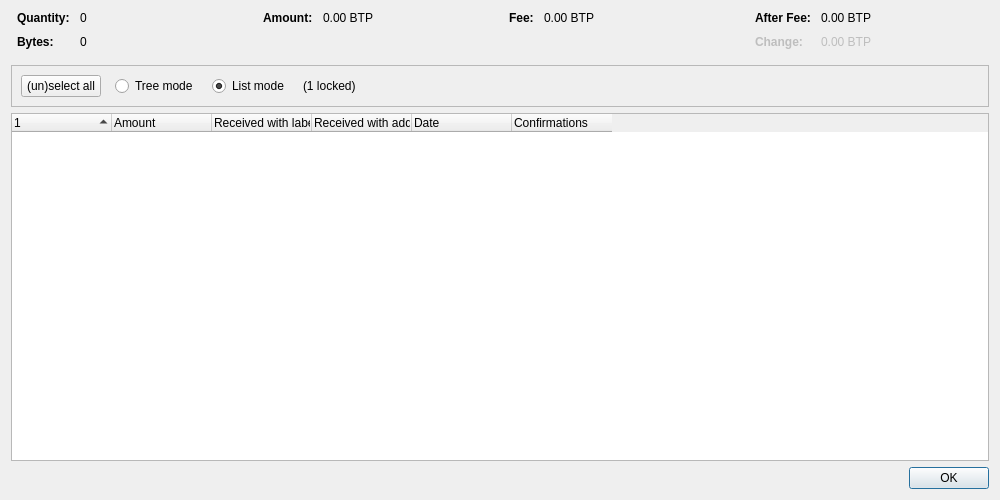
<?xml version="1.0" encoding="UTF-8"?>
<ui version="4.0">
 <class>CoinControlDialog</class>
 <widget class="QDialog" name="CoinControlDialog">
  <property name="geometry">
   <rect>
    <x>0</x>
    <y>0</y>
    <width>1000</width>
    <height>500</height>
   </rect>
  </property>
  <property name="windowTitle">
   <string>Coin Selection</string>
  </property>
  <layout class="QVBoxLayout" name="verticalLayout">
   <item>
    <layout class="QHBoxLayout" name="horizontalLayoutTop" stretch="0,0,0,0">
     <property name="topMargin">
      <number>0</number>
     </property>
     <property name="bottomMargin">
      <number>10</number>
     </property>
     <item>
      <layout class="QFormLayout" name="formLayoutCoinControl1">
       <property name="labelAlignment">
        <set>Qt::AlignLeft|Qt::AlignVCenter</set>
       </property>
       <property name="horizontalSpacing">
        <number>10</number>
       </property>
       <property name="verticalSpacing">
        <number>10</number>
       </property>
       <property name="leftMargin">
        <number>6</number>
       </property>
       <property name="rightMargin">
        <number>6</number>
       </property>
       <item row="0" column="0">
        <widget class="QLabel" name="labelCoinControlQuantityText">
         <property name="font">
          <font>
           <weight>75</weight>
           <bold>true</bold>
          </font>
         </property>
         <property name="text">
          <string>Quantity:</string>
         </property>
        </widget>
       </item>
       <item row="0" column="1">
        <widget class="QLabel" name="labelCoinControlQuantity">
         <property name="cursor">
          <cursorShape>IBeamCursor</cursorShape>
         </property>
         <property name="contextMenuPolicy">
          <enum>Qt::ActionsContextMenu</enum>
         </property>
         <property name="text">
          <string notr="true">0</string>
         </property>
         <property name="textInteractionFlags">
          <set>Qt::LinksAccessibleByMouse|Qt::TextSelectableByKeyboard|Qt::TextSelectableByMouse</set>
         </property>
        </widget>
       </item>
       <item row="1" column="0">
        <widget class="QLabel" name="labelCoinControlBytesText">
         <property name="font">
          <font>
           <weight>75</weight>
           <bold>true</bold>
          </font>
         </property>
         <property name="text">
          <string>Bytes:</string>
         </property>
        </widget>
       </item>
       <item row="1" column="1">
        <widget class="QLabel" name="labelCoinControlBytes">
         <property name="cursor">
          <cursorShape>IBeamCursor</cursorShape>
         </property>
         <property name="contextMenuPolicy">
          <enum>Qt::ActionsContextMenu</enum>
         </property>
         <property name="text">
          <string notr="true">0</string>
         </property>
         <property name="textInteractionFlags">
          <set>Qt::LinksAccessibleByMouse|Qt::TextSelectableByKeyboard|Qt::TextSelectableByMouse</set>
         </property>
        </widget>
       </item>
      </layout>
     </item>
     <item>
      <layout class="QFormLayout" name="formLayoutCoinControl2">
       <property name="horizontalSpacing">
        <number>10</number>
       </property>
       <property name="verticalSpacing">
        <number>10</number>
       </property>
       <property name="leftMargin">
        <number>6</number>
       </property>
       <property name="rightMargin">
        <number>6</number>
       </property>
       <item row="0" column="0">
        <widget class="QLabel" name="labelCoinControlAmountText">
         <property name="font">
          <font>
           <weight>75</weight>
           <bold>true</bold>
          </font>
         </property>
         <property name="text">
          <string>Amount:</string>
         </property>
        </widget>
       </item>
       <item row="0" column="1">
        <widget class="QLabel" name="labelCoinControlAmount">
         <property name="cursor">
          <cursorShape>IBeamCursor</cursorShape>
         </property>
         <property name="contextMenuPolicy">
          <enum>Qt::ActionsContextMenu</enum>
         </property>
         <property name="text">
          <string notr="true">0.00 BTP</string>
         </property>
         <property name="textInteractionFlags">
          <set>Qt::LinksAccessibleByMouse|Qt::TextSelectableByKeyboard|Qt::TextSelectableByMouse</set>
         </property>
        </widget>
       </item>
      </layout>
     </item>
     <item>
      <layout class="QFormLayout" name="formLayoutCoinControl3">
       <property name="horizontalSpacing">
        <number>10</number>
       </property>
       <property name="verticalSpacing">
        <number>10</number>
       </property>
       <property name="leftMargin">
        <number>6</number>
       </property>
       <property name="rightMargin">
        <number>6</number>
       </property>
       <item row="0" column="0">
        <widget class="QLabel" name="labelCoinControlFeeText">
         <property name="font">
          <font>
           <weight>75</weight>
           <bold>true</bold>
          </font>
         </property>
         <property name="text">
          <string>Fee:</string>
         </property>
        </widget>
       </item>
       <item row="0" column="1">
        <widget class="QLabel" name="labelCoinControlFee">
         <property name="cursor">
          <cursorShape>IBeamCursor</cursorShape>
         </property>
         <property name="contextMenuPolicy">
          <enum>Qt::ActionsContextMenu</enum>
         </property>
         <property name="text">
          <string notr="true">0.00 BTP</string>
         </property>
         <property name="textInteractionFlags">
          <set>Qt::LinksAccessibleByMouse|Qt::TextSelectableByKeyboard|Qt::TextSelectableByMouse</set>
         </property>
        </widget>
       </item>
      </layout>
     </item>
     <item>
      <layout class="QFormLayout" name="formLayoutCoinControl4">
       <property name="labelAlignment">
        <set>Qt::AlignLeft|Qt::AlignVCenter</set>
       </property>
       <property name="horizontalSpacing">
        <number>10</number>
       </property>
       <property name="verticalSpacing">
        <number>10</number>
       </property>
       <property name="leftMargin">
        <number>6</number>
       </property>
       <property name="rightMargin">
        <number>6</number>
       </property>
       <item row="0" column="0">
        <widget class="QLabel" name="labelCoinControlAfterFeeText">
         <property name="font">
          <font>
           <weight>75</weight>
           <bold>true</bold>
          </font>
         </property>
         <property name="text">
          <string>After Fee:</string>
         </property>
        </widget>
       </item>
       <item row="0" column="1">
        <widget class="QLabel" name="labelCoinControlAfterFee">
         <property name="cursor">
          <cursorShape>IBeamCursor</cursorShape>
         </property>
         <property name="contextMenuPolicy">
          <enum>Qt::ActionsContextMenu</enum>
         </property>
         <property name="text">
          <string notr="true">0.00 BTP</string>
         </property>
         <property name="textInteractionFlags">
          <set>Qt::LinksAccessibleByMouse|Qt::TextSelectableByKeyboard|Qt::TextSelectableByMouse</set>
         </property>
        </widget>
       </item>
       <item row="1" column="0">
        <widget class="QLabel" name="labelCoinControlChangeText">
         <property name="enabled">
          <bool>false</bool>
         </property>
         <property name="font">
          <font>
           <weight>75</weight>
           <bold>true</bold>
          </font>
         </property>
         <property name="text">
          <string>Change:</string>
         </property>
        </widget>
       </item>
       <item row="1" column="1">
        <widget class="QLabel" name="labelCoinControlChange">
         <property name="enabled">
          <bool>false</bool>
         </property>
         <property name="cursor">
          <cursorShape>IBeamCursor</cursorShape>
         </property>
         <property name="contextMenuPolicy">
          <enum>Qt::ActionsContextMenu</enum>
         </property>
         <property name="text">
          <string notr="true">0.00 BTP</string>
         </property>
         <property name="textInteractionFlags">
          <set>Qt::LinksAccessibleByMouse|Qt::TextSelectableByKeyboard|Qt::TextSelectableByMouse</set>
         </property>
        </widget>
       </item>
      </layout>
     </item>
    </layout>
   </item>
   <item>
    <widget class="QFrame" name="frame">
     <property name="minimumSize">
      <size>
       <width>0</width>
       <height>40</height>
      </size>
     </property>
     <property name="frameShape">
      <enum>QFrame::StyledPanel</enum>
     </property>
     <property name="frameShadow">
      <enum>QFrame::Sunken</enum>
     </property>
     <layout class="QHBoxLayout" name="horizontalLayout">
      <item>
       <layout class="QHBoxLayout" name="horizontalLayoutPanel" stretch="0,0,0,0,0">
        <property name="spacing">
         <number>14</number>
        </property>
        <item>
         <widget class="QPushButton" name="pushButtonSelectAll">
          <property name="sizePolicy">
           <sizepolicy hsizetype="Maximum" vsizetype="Fixed">
            <horstretch>0</horstretch>
            <verstretch>0</verstretch>
           </sizepolicy>
          </property>
          <property name="text">
           <string>(un)select all</string>
          </property>
          <property name="autoDefault">
           <bool>false</bool>
          </property>
         </widget>
        </item>
        <item>
         <widget class="QRadioButton" name="radioTreeMode">
          <property name="sizePolicy">
           <sizepolicy hsizetype="Maximum" vsizetype="Fixed">
            <horstretch>0</horstretch>
            <verstretch>0</verstretch>
           </sizepolicy>
          </property>
          <property name="text">
           <string>Tree mode</string>
          </property>
         </widget>
        </item>
        <item>
         <widget class="QRadioButton" name="radioListMode">
          <property name="sizePolicy">
           <sizepolicy hsizetype="Maximum" vsizetype="Fixed">
            <horstretch>0</horstretch>
            <verstretch>0</verstretch>
           </sizepolicy>
          </property>
          <property name="text">
           <string>List mode</string>
          </property>
          <property name="checked">
           <bool>true</bool>
          </property>
         </widget>
        </item>
        <item>
         <widget class="QLabel" name="labelLocked">
          <property name="text">
           <string notr="true">(1 locked)</string>
          </property>
         </widget>
        </item>
        <item>
         <spacer name="horizontalSpacer">
          <property name="orientation">
           <enum>Qt::Horizontal</enum>
          </property>
          <property name="sizeHint" stdset="0">
           <size>
            <width>40</width>
            <height>20</height>
           </size>
          </property>
         </spacer>
        </item>
       </layout>
      </item>
     </layout>
    </widget>
   </item>
   <item>
    <widget class="CoinControlTreeWidget" name="treeWidget">
     <property name="contextMenuPolicy">
      <enum>Qt::CustomContextMenu</enum>
     </property>
     <property name="sortingEnabled">
      <bool>false</bool>
     </property>
     <property name="columnCount">
      <number>6</number>
     </property>
     <attribute name="headerShowSortIndicator" stdset="0">
      <bool>true</bool>
     </attribute>
     <attribute name="headerStretchLastSection">
      <bool>false</bool>
     </attribute>
     <column>
      <property name="text">
       <string/>
      </property>
     </column>
     <column>
      <property name="text">
       <string>Amount</string>
      </property>
     </column>
     <column>
      <property name="text">
       <string>Received with label</string>
      </property>
     </column>
     <column>
      <property name="text">
       <string>Received with address</string>
      </property>
     </column>
     <column>
      <property name="text">
       <string>Date</string>
      </property>
     </column>
     <column>
      <property name="text">
       <string>Confirmations</string>
      </property>
      <property name="toolTip">
       <string>Confirmed</string>
      </property>
     </column>
     <column>
      <property name="text">
       <string/>
      </property>
     </column>
     <column>
      <property name="text">
       <string/>
      </property>
     </column>
     <column>
      <property name="text">
       <string/>
      </property>
     </column>
     <column>
      <property name="text">
       <string/>
      </property>
     </column>
    </widget>
   </item>
   <item>
    <widget class="QDialogButtonBox" name="buttonBox">
     <property name="orientation">
      <enum>Qt::Horizontal</enum>
     </property>
     <property name="standardButtons">
      <set>QDialogButtonBox::Ok</set>
     </property>
    </widget>
   </item>
  </layout>
 </widget>
 <customwidgets>
  <customwidget>
   <class>CoinControlTreeWidget</class>
   <extends>QTreeWidget</extends>
   <header>qt/coincontroltreewidget.h</header>
  </customwidget>
 </customwidgets>
 <resources/>
 <connections/>
</ui>
